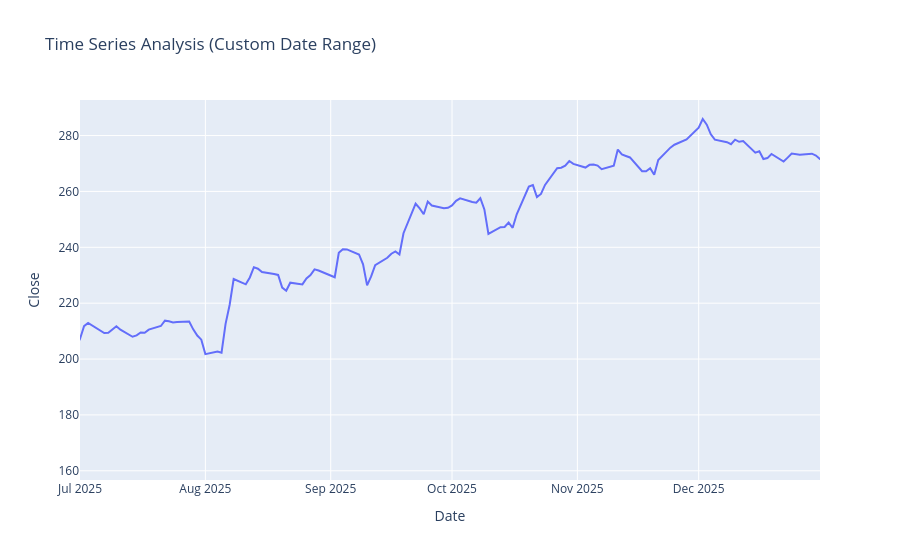

This figure's notebook cell:
### Code cell
figure = px.line(data, x = data.index, 
                 y = 'Close', 
                 range_x = ['2025-07-01','2025-12-31'], 
                 title = "Time Series Analysis (Custom Date Range)")
figure.show()

### Figure 1 — Plotly figure (JSON) as saved in the notebook; plotly's stock layout.template omitted (floating-point values rounded to 4 significant figures; data arrays with more than 128 entries replaced by an {"elided": "..."} marker saying what was removed)
{"data": [{"hovertemplate": "Date=%{x}<br>Close=%{y}<extra></extra>", "legendgroup": "", "line": {"color": "#636efa", "dash": "solid"}, "marker": {"symbol": "circle"}, "mode": "lines", "name": "", "orientation": "v", "showlegend": false, "type": "scatter", "x": {"elided": "495 str values"}, "xaxis": "x", "y": {"elided": "495 float values"}, "yaxis": "y"}], "layout": {"autosize": true, "legend": {"tracegroupgap": 0}, "title": {"text": "Time Series Analysis (Custom Date Range)"}, "xaxis": {"anchor": "y", "domain": [0, 1], "range": ["2025-07-01", "2025-12-31"], "title": {"text": "Date"}, "type": "date"}, "yaxis": {"anchor": "x", "autorange": true, "domain": [0, 1], "range": [156.7, 292.7], "title": {"text": "Close"}, "type": "linear"}}}
